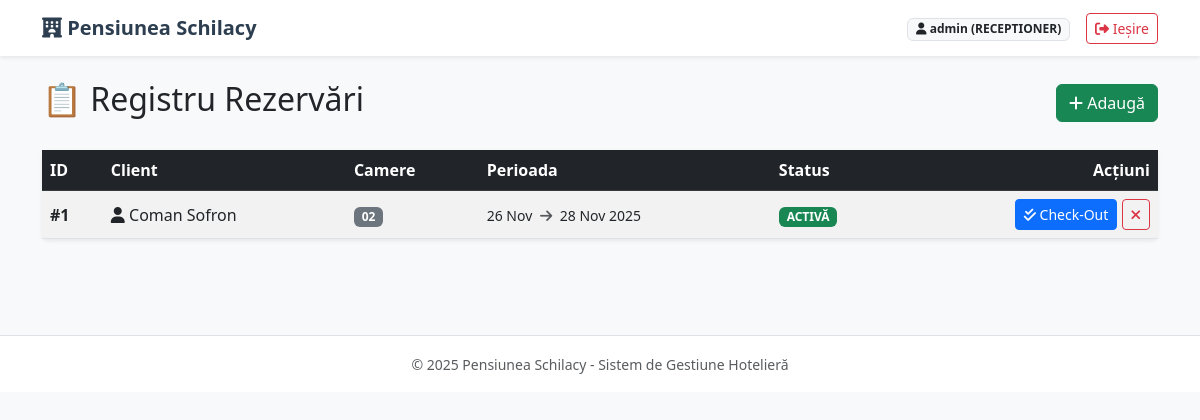
The page /rezervari/ (signed in) on the database as committed earlier.
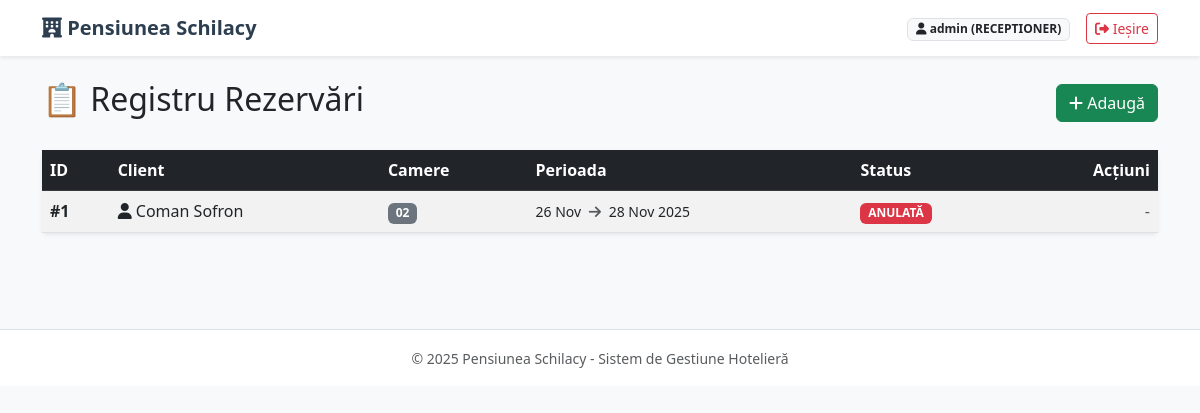
The same page on the database as committed later.
### cazare/models.py (models this page shows, shortened)
class Rezervare(models.Model):
    client = models.ForeignKey(Client, on_delete=models.CASCADE)
    camere = models.ManyToManyField(Camera)
    data_check_in = models.DateField()
    data_check_out = models.DateField()
    status = models.CharField(max_length=20, default='activa')

class Client(models.Model):
    nume = models.CharField(max_length=50)
    prenume = models.CharField(max_length=50)
    email = models.EmailField(unique=True)
    telefon = models.CharField(max_length=15)
    def __str__(self):
        return f"{self.nume} {self.prenume}"

### cazare/views.py (the view)
# urls.py: path('rezervari/', views.lista_rezervari, name='lista_rezervari'),
@login_required
def lista_rezervari(request):
    rezervari = Rezervare.objects.all().order_by('-data_check_in')
    context = {
        'rezervari': rezervari
    }
    return render(request, 'cazare/lista_rezervari.html', context)

### cazare/templates/cazare/lista_rezervari.html
{% extends 'cazare/base.html' %}
{% block content %}
    <div class="d-flex justify-content-between align-items-center mb-4">
        <h2>📋 Registru Rezervări</h2>
        <a href="{% url 'creare_rezervare' %}" class="btn btn-success">
            <i class="fa-solid fa-plus"></i> Adaugă
        </a>
    </div>
    <div class="card shadow-sm">
        <div class="card-body p-0">
            <table class="table table-hover table-striped mb-0 align-middle">
                <thead class="table-dark">
                    <tr>
                        <th>ID</th>
                        <th>Client</th>
                        <th>Camere</th>
                        <th>Perioada</th>
                        <th>Status</th>
                        <th class="text-end">Acțiuni</th>
                    </tr>
                </thead>
                <tbody>
                    {% for rez in rezervari %}
                    <tr>
                        <td><strong>#{{ rez.id }}</strong></td>
                        <td>
                            <i class="fa-solid fa-user"></i> {{ rez.client }}
                        </td>
                        <td>
                            {% for cam in rez.camere.all %}
                                <span class="badge bg-secondary">{{ cam.numar_camera }}</span>
                            {% endfor %}
                        </td>
                        <td>
                            <small>
                                {{ rez.data_check_in|date:"d M" }} <i class="fa-solid fa-arrow-right mx-1 text-muted"></i> {{ rez.data_check_out|date:"d M Y" }}
                            </small>
                        </td>
                        <td>
                            {% if rez.status == 'activa' %}
                                <span class="badge bg-success">ACTIVĂ</span>
                            {% elif rez.status == 'anulata' %}
                                <span class="badge bg-danger">ANULATĂ</span>
                            {% else %}
                                <span class="badge bg-secondary">FINALIZATĂ</span>
                            {% endif %}
                        </td>
                        <td class="text-end">
                            {% if rez.status == 'activa' %}
                                <a href="{% url 'efectueaza_check_out' rez.id %}"
                                   class="btn btn-sm btn-primary"
                                   onclick="return confirm('Confirmi check-out-ul? Se va genera factura.');">
                                   <i class="fa-solid fa-check-double"></i> Check-Out
                                </a>
                                <a href="{% url 'anuleaza_rezervare' rez.id %}"
                                   class="btn btn-sm btn-outline-danger"
                                   onclick="return confirm('Sigur anulezi aceasta rezervare?');">
                                    <i class="fa-solid fa-times"></i>
                                </a>
                            {% elif rez.status == 'finalizata' %}
                                 <a href="{% url 'vizualizare_factura' rez.factura.id %}" class="btn btn-sm btn-dark" target="_blank">
                                    <i class="fa-solid fa-file-invoice"></i> Factură
                                 </a>
                            {% else %}
                                <span class="text-muted">-</span>
                            {% endif %}
                        </td>
                    </tr>
                    {% empty %}
                    <tr>
                        <td colspan="6" class="text-center py-4 text-muted">
                            Nu există rezervări înregistrate.
                        </td>
                    </tr>
                    {% endfor %}
                </tbody>
            </table>
        </div>
    </div>
{% endblock %}

Rows that differ between the two databases and show on the page:
changed Rezervare "26 Nov": status "ACTIVĂ Check-Out" → "ANULATĂ -"
